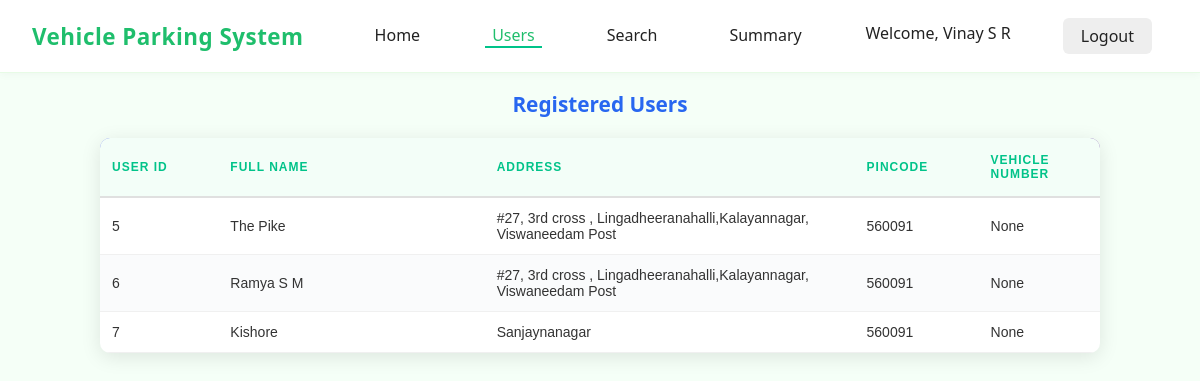
The app's page /admin/dashboard/users (signed in) with its own data.
### models/models.py (models this page shows)
class User(db.Model,UserMixin):
    __tablename__ = 'user'
    id = db.Column(db.Integer, primary_key=True, autoincrement=True)
    email = db.Column(db.Text, unique=True, nullable=False)
    password = db.Column(db.Text, nullable=False)
    full_name = db.Column(db.Text, nullable=False)
    address = db.Column(db.Text, nullable=False)
    pincode = db.Column(db.Text, nullable=False)
    vehicle_number = db.Column(db.Text,nullable=True)
    is_admin=db.Column(db.Text,default="user")

### controllers/controllers.py (the view)
@main.route('/admin/dashboard/users',methods=['GET'])
@login_required
@role_required('admin')
def admin_dashboard_users():
    registered_users=User.query.all()
    user_list_data={}
    if len(registered_users)>0:
        for user in registered_users:
            if user.is_admin=='user':
                user_list_data[user.id]={
                                            "full_name":user.full_name,
                                            "email":user.email,
                                            "address":user.address,
                                            "pincode":user.pincode,
                                            "vehicle_number":user.vehicle_number
                }
            else:
                 admin_name=user.full_name
    return render_template('dashboard_admin_users.html',user_list_data=user_list_data,admin_name=admin_name,name=current_user.full_name,id=current_user.id)

### app.py (called while the page is built)
def create_app():
    app = Flask(__name__, template_folder="templates")
    if os.getenv('ENV', 'development') != "production":
        print("Starting Local Development")
        app.config.from_object(LocalDevelopmentConfig)
    else:
        raise Exception("Currently no production config is setup")
    app.register_blueprint(main)
    db.init_app(app)
    login_manager = LoginManager()
    login_manager.login_view = "main.login"
    login_manager.init_app(app)
    @login_manager.user_loader
    def load_user(user_id):
        return User.query.get(int(user_id))
    return app

### controllers/controllers.py (called while the page is built)
def role_required(required_role):
    def decorator(f):
        @wraps(f)
        def decorated_function(*args, **kwargs):
            if not current_user.is_authenticated:
                flash('Please log in to access this page.', 'warning')
                return redirect(url_for('main.login'))
            if required_role == "admin" and current_user.is_admin != "Yes":
                flash('You do not have permission to access this page.', 'danger')
                return redirect(url_for('main.login'))
            return f(*args, **kwargs)
        return decorated_function
    return decorator

### templates/dashboard_admin_users.html (shortened to what this page needs)
<!DOCTYPE html>
<html lang="en">
<head>
  <link rel="stylesheet" href="{{ url_for ('static',filename='css/dashboard_admin_users_style.css')}}">
</head>
<body>
  <nav class="navbar">
    <div class="navbar-left">
      <span class="brand">Vehicle Parking System</span>
      <a href="{{ url_for('main.admin_dashboard') }}" class="nav-link">Home</a>
      <a href="{{ url_for('main.admin_dashboard_users') }}" class="nav-link active">Users</a>
      <a href="{{ url_for('main.search_admin') }}" class="nav-link">Search</a>
      <a href="{{ url_for('main.admin_summary') }}" class="nav-link">Summary</a>
    </div>
    <div class="navbar-right">
      <a href="{{ url_for('main.edit_profile',user_id=id )}}" class="welcome" title="Click to edit profile">Welcome, {{ name }}</a>
      <a href="{{ url_for('main.logout') }}" class="logout-btn">Logout</a>
    </div>
  </nav>
  <section class="history-section">
    <h2>Registered Users</h2>
    <table class="stylish-table">
        <thead>
            <tr>
                <th class="col-id">User ID</th>
                <th class="col-vehicle">Full Name</th>
                <th class="col-location"> Address</th>
                <th class="col-pincode">Pincode</th>
                <th class="col-vehiclenumber">Vehicle Number</th>
            </tr>
        </thead>
        <tbody>
           {% if user_list_data %}
                {% for user_id in user_list_data %}
                <tr>
                    <td>{{ user_id }}</td>
                    <td>{{ user_list_data[user_id].full_name }}</td>
                    <td>{{ user_list_data[user_id].address }} </td>
                    <td>{{ user_list_data[user_id].pincode }}</td>
                    <td>{{  user_list_data[user_id].vehicle_number }}</td>
                </tr>
                {% endfor %}
            {% else %}
            <tr><td colspan="4">No Registered Users.</td></tr>
            {% endif %}
        </tbody>
    </table>
</body>
</html>

### static/css/dashboard_admin_users_style.css (style rules this page uses)
body { font-family: 'Segoe UI', Arial, sans-serif; background: #f5fff7; margin: 0; padding: 0; color: #222; }
nav a { text-decoration: none; color: #222; margin: 0 16px; font-weight: 500; padding-bottom: 5px; border-bottom: 2px solid transparent; transition: border 0.2s; }
nav a.active, nav a:hover { border-bottom: 2px solid #00c389; color: #00c389; }
.logout-btn { background: #eee; border: none; border-radius: 6px; padding: 7px 18px; font-size: 1em; cursor: pointer; transition: background 0.2s; }
section { margin-bottom: 32px; }
h2 { color: #2867f0; font-size: 1.3em; margin-bottom: 18px; font-weight: 600; text-align: center; }
table { width: 100%; border-collapse: collapse; background: #fff; margin: 0 auto 16px auto; box-shadow: 0 2px 8px rgba(0,0,0,0.03); }
th, td { padding: 12px 14px; text-align: left; }
th { background: #f3fef8; color: #00c389; font-weight: 600; border-bottom: 2px solid #e0e0e0; }
td { border-bottom: 1px solid #e0e0e0; }
.navbar { display: flex; align-items: center; justify-content: space-between; background: #fff; padding: 18px 32px; border-bottom: 1px solid #e7fbe6; box-shadow: 0 2px 8px rgba(0,0,0,0.03); }
.navbar-left { display: flex; align-items: center; gap: 26px; }
.brand { color: #1fbe6c; font-size: 1.4rem; font-weight: 700; margin-right: 22px; letter-spacing: 0.5px; }
.nav-link { color: #222; text-decoration: none; font-weight: 500; padding: 0 7px; transition: color 0.2s; }
.nav-link.active, .nav-link:hover { color: #1fbe6c; }
.navbar-right { display: flex; align-items: center; gap: 20px; }
.welcome { color: #222; font-size: 1rem; font-weight: 500; }
.stylish-table { width: 85%; max-width: 1000px; margin: 20px auto; border-collapse: collapse; background: #fff; border-radius: 10px; overflow: hidden; box-shadow: 0 4px 20px rgba(0, 0, 0, 0.1); font-family: 'Arial', sans-serif; }
.stylish-table thead { background: linear-gradient(135deg, #667eea 0%, #764ba2 100%); color: white; }
.stylish-table th { padding: 15px 12px; text-align: left; font-weight: 600; text-transform: uppercase; font-size: 12px; letter-spacing: 1px; }
.stylish-table td { padding: 12px; border-bottom: 1px solid #f0f0f0; font-size: 14px; color: #333; }
.stylish-table tbody tr { transition: all 0.3s ease; }
.stylish-table tbody tr:nth-child(even) { background-color: #fafbfc; }
.col-id { width: 8%; }
.col-vehicle { width: 18%; }
.col-location { width: 25%; }
.col-vehiclenumber { width: 8%; }
.col-pincode { width: 8%; }

### records on screen
User: full_name "Vinay S R"
User: full_name "The Pike", address "#27, 3rd cross , Lingadheeranahalli,Kalayannagar, Viswaneedam Post", pincode "560091"
User: full_name "Ramya S M", address "#27, 3rd cross , Lingadheeranahalli,Kalayannagar, Viswaneedam Post", pincode "560091", vehicle_number "None"
User: full_name "Kishore", address "Sanjaynanagar", pincode "560091"

### other values on screen
{{ user_id }} "5" "6" "7"
{{ user_list_data[user_id].vehicle_number }} "None" "None"
